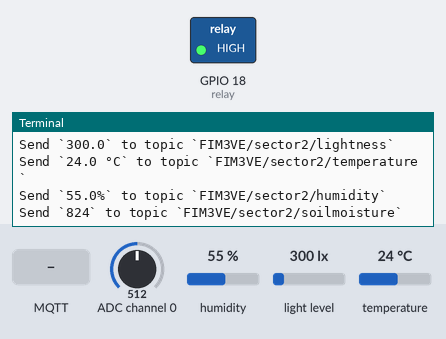
A program run on a simulated Raspberry Pi (BCM pin numbers). Shown: switched loads named in the program (green lamp = pin HIGH), the last lines printed to the terminal. The test bench sets the inputs (shaded band); at power-on: ADC channel 0 = 512, humidity 55 %, light level 300 lx, temperature 24 °C (analog values on the 0–1023 scale). Random numbers come from a fixed seed; no MQTT or app messages arrive unless stated.

Above: at 1.3 s.
1.4 s: MQTT message "sector2/water" arrives on the first subscribed topic
At 1.8 s:
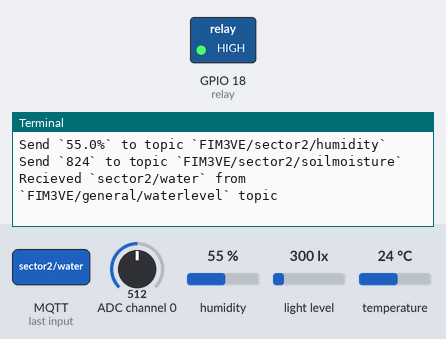
2.9 s: MQTT message "general/waterlevel" arrives on the first subscribed topic
At 3.09 s:
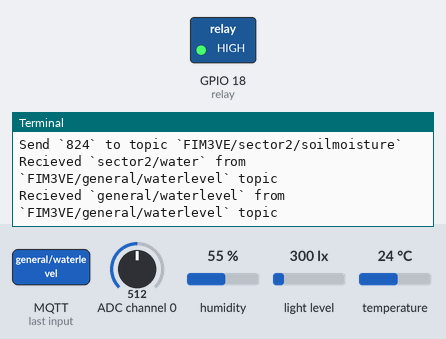
4.4 s: MQTT message "danger" arrives on the first subscribed topic
At 5.3 s:
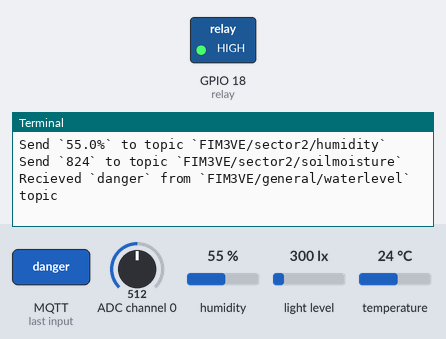

Measured:
- after the input at 1.4 s, the terminal: prints a new line at once (image 1)
- after the input at 2.9 s, the terminal: prints a new line at once (image 2)
- after the input at 4.4 s, the terminal: prints a new line at once (image 3)

The program:

main.py
```python
import time
import board
import busio
import adafruit_tsl2591
import adafruit_si7021
import Adafruit_ADS1x15
import RPi.GPIO as GPIO
import mqtt_connect
import publisher
import subscriber


i2c = board.I2C()

lightsensor = adafruit_tsl2591.TSL2591(i2c)
thsensor = adafruit_si7021.SI7021(i2c)
adc = Adafruit_ADS1x15.ADS1015(address=0x48, busnum=1)
GAIN = 1

relay = 18
GPIO.setmode(GPIO.BCM)
GPIO.setup(relay, GPIO.OUT)
GPIO.output(relay, True)

client = mqtt_connect.connect_mqtt()
lightness_topic = "FIM3VE/sector2/lightness"
temperature_topic = "FIM3VE/sector2/temperature"
humidity_topic = "FIM3VE/sector2/humidity"
soilmoisture_topic = "FIM3VE/sector2/soilmoisture"

global KEVES_VIZ
KEVES_VIZ = True

def on_message(client, userdata, msg):
    global KEVES_VIZ
    print(f"Recieved `{msg.payload.decode()}` from `{msg.topic}` topic")
    if (msg.topic).find("sector2/water") != -1:
        if not KEVES_VIZ:
            print("locsol")
            GPIO.output(relay, False)
            time.sleep(30.0)
            GPIO.output(relay, True)

    if (msg.topic).find("general/waterlevel") != -1:
        if (msg.payload.decode()).find("danger") != -1:
            KEVES_VIZ = True
        elif (msg.payload.decode()).find("enough") != -1:
            KEVES_VIZ = False


subscriber.subscribe(client, "FIM3VE/general/waterlevel", on_message)
subscriber.subscribe(client, "FIM3VE/sector2/water", on_message)
subscriber.run(client)

while True:
    lux = lightsensor.lux
    temperature = ("%0.1f °C" % thsensor.temperature)
    humidity = ("%0.1f%%" % thsensor.relative_humidity)
    soilmoisture = adc.read_adc(0, gain=GAIN)

    publisher.publish(client, lightness_topic, round(lux, 2))
    publisher.publish(client, temperature_topic, temperature)
    publisher.publish(client, humidity_topic, humidity)
    publisher.publish(client, soilmoisture_topic, soilmoisture)

    time.sleep(3.0)
```

mqtt_connect.py
```python
import random
import time
from paho.mqtt import client as mqtt_client

broker = 'broker.hivemq.com'
port = 1883
client_id = f'python-mqtt-{random.randint(0, 1000)}'

def connect_mqtt():
    def on_connect(client, userdata, flags, rc):
        if rc == 0:
            print("Connected to MQTT Broker!")
        else:
            print("Falied to connect, return code %d ", rc)

    client = mqtt_client.Client(client_id)
    client.on_connect = on_connect
    client.connect(broker, port)
    return client
```

publisher.py
```python
import time
from paho.mqtt import client as mqtt_client

def publish(client, topic, msg):
    result = client.publish(topic, msg)
    status = result[0]

    if status == 0:
        print(f"Send `{msg}` to topic `{topic}`")
    else:
        print(f"Failed to send message to topic `{topic}`")
```

subscriber.py
```python
import time
from paho.mqtt import client as mqtt_client

def subscribe(client, topic, on_msg):
    def on_message(client, userdata, msg):
        print(f"Recieved `{msg.payload.decode()}` from `{msg.topic}` topic")
        print(topic)

    client.subscribe(topic)
    client.on_message = on_msg

def run(client): client.loop_start()
```
